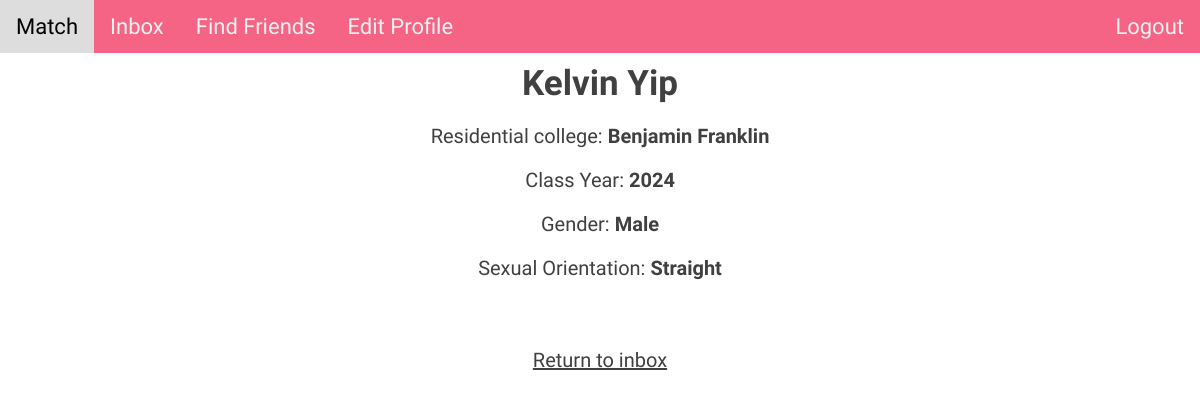
Page /view_profile?match=Kelvunited7 (signed in) on the committed database.
### tables this page shows
CREATE TABLE users (
    id integer primary key autoincrement,
    first_name text not null,
    last_name text not null,
    username text not null,
    password text not null,
    phone_number text,
    college text,
    class_year text,
    gender text,
    orientation text,
    preference text
);

### main.py (the view)
@app.route('/view_profile', methods=['GET'])
def view_profile():
    match = request.args.get('match')
    username = session["username"]
    dict_info = retrieve_profile_info(match)
    return render_template('view_profile.html', username=username,
                           first_name=dict_info["first_name"],
                           last_name=dict_info["last_name"],
                           number=dict_info["number"],
                           college=dict_info["college"],
                           class_year=dict_info["class_year"],
                           gender=dict_info["gender"],
                           orientation=dict_info["orientation"])

### models.py (called while the page is built)
def retrieve_profile_info(username):
    con = sql.connect("database.db")
    cur = con.cursor()
    query = "SELECT * FROM users WHERE username = ?"
    cur.execute(query, [username])
    info = cur.fetchone()
    first_name = info[1]
    last_name = info[2]
    number = info[5]
    college = info[6]
    class_year = info[7]
    gender = info[8]
    orientation = info[9]
    match_preference = info[10]
    info_dict = {"first_name": first_name, "last_name": last_name, "number": number,
                 "college": college, "class_year": class_year, "gender": gender,
                 "orientation": orientation, "match_preference": match_preference}
    return info_dict

### templates/view_profile.html (shortened to what this page needs)
<!DOCTYPE html>
<html lang="en">
    <head>
        <link href="static/css/view_profile.css" rel="stylesheet" type="text/css" media="all">
    </head>
    <body>
        {% include "header.html" %}
        <h1 class="title">{{first_name}} {{last_name}}</h1>
        <p>Residential college: <b>{{college}}</b></p>
        <p>Class Year: <b>{{class_year}}</b></p>
        <p>Gender: <b>{{gender}}</b></p>
        <p>Sexual Orientation: <b>{{orientation}}</b></p>
        <br>
        <br>
        <div class="return">
            <a href="/inbox">Return to inbox</a>
        </div>
        <br>
    </body>
</html>

### static/css/view_profile.css (style rules this page uses)
body { margin: 0; padding: 0; background: white; }
h1 { font-family: 'Domine'; font-style: normal; font-weight: 700; font-size: 35px; color: #404040; margin: 0; margin-top: 10px; text-align: center; }
p, a { font-family: 'M PLUS Rounded 1c'; font-size: 20px; color: #404040; text-align: center; }
.return { display: flex; align-items: center; justify-content: center; margin-top: 1%; }

### rows in the picture
users: first_name "Kelvin", last_name "Yip", college "Benjamin Franklin", class_year "2024", gender "Male", orientation "Straight"
